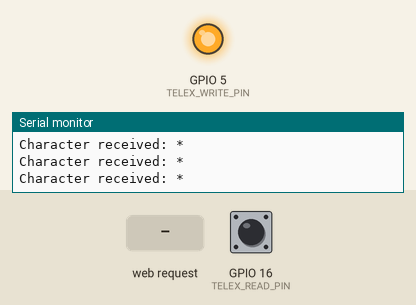
Bench run of a sketch on a simulated ESP8266 (NodeMCU). Shown: output pins drawn as LEDs (lit = HIGH), the last lines printed to the serial monitor. Dashed ring = blinking. The inputs (shaded band) are chosen by the test bench; at power-on: GPIO 16 (TELEX_READ_PIN) HIGH. WiFi joins after 1.5 s; servers stay silent unless stated; pins used as bus, display or sensor lines are not drawn.

Above: at 2.7 s.
2.8 s: HTTP request GET /msg?formAction=msg received
5.8 s: HTTP request GET /msg?formAction=pwr received
8.0 s: GPIO 16 (TELEX_READ_PIN) driven LOW
9.6 s: HTTP request GET /msg?formAction=echo received
11.1 s: GPIO 16 (TELEX_READ_PIN) driven HIGH
At 11.31 s:
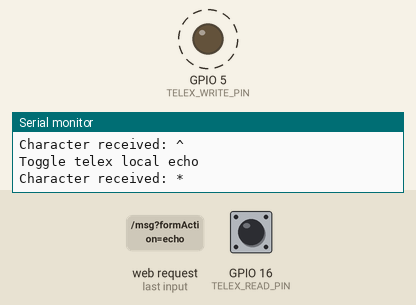
14.1 s: GPIO 16 (TELEX_READ_PIN) pulsed LOW 5 times (0.12 s each, 0.3 s apart)
At 14.62 s:
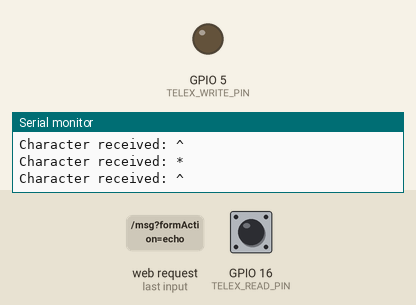
Timing chart, 0 to 18.1 s (numbered marks = the images above; inputs shaded):
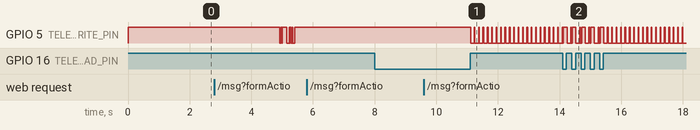

Measured:
- after the input at 11.1 s, GPIO 5 (TELEX_WRITE_PIN): alternates HIGH for 0.02 s and LOW for 0.12 s, starting at once

The sketch:

esp8266_telex.ino
```cpp
#include <ESP8266WiFi.h>
#include <ESP8266WebServer.h>
#include <settings.h>

// pin16 = d0 on node mcu
// pin5 = d1 on node mcu
// pin4 = d2 on node mcu
#define TELEX_POWER_PIN 4
#define TELEX_WRITE_PIN 5
#define TELEX_READ_PIN 16

#define BELL 0x0B
#define ALPHABET_1 0x1F
#define ALPHABET_2 0x1B

const uint8_t alphabet1[32]={'*','e',0x0A,'a',' ','s', 'i','u',0x0D,'d','r','j','n','f','c','k','t','z','l','w','h','y','p','q','o','b','g','~','m','x','v','^'};
const uint8_t alphabet2[32]={'*','3',0x0A,'-',' ','\'','8','7',0x0D,'$','4','%',',','!',':','(','5','+',')','2','#','6','0','1','9','?','&','~','.','/','=','^'};


uint8_t currentWriteAlphabet=0;
uint8_t currentReadAlphabet=0;

uint8_t telexPower=0;
unsigned long telexPowerTimeout;
uint8_t telexLocalEcho=0;

uint8_t telexSendString[80];

uint8_t baudotGetAlphabet(uint8_t *data)
{
  for (uint8_t zz=0;zz<32;zz++)
  {  // first search in current alphabet to prevent unnecesarry switching
     if (currentWriteAlphabet==1)
     {
       if (alphabet1[zz]==data[0])
         return 1;
       if (alphabet2[zz]==data[0])
         return 2;
     }
     else
     {
       if (alphabet2[zz]==data[0])
         return 2;
       if (alphabet1[zz]==data[0])
         return 1;
     }
  }
  return 0;
}

uint8_t baudotEncodeChar(uint8_t *data)
{
  // transform string so it is suitable to send to telex
  // function returns alphabet to be used
  uint8_t alphabet;

  // set to lowercase
  if ((data[0] >= 65)&&(data[0] <= 90))
    data[0]+=32;
  // replace all quote type to single quote (') character
  if ((data[0]=='"')||(data[0]=='`'))
    data[0]='\'';
  // replace '*','~','^' characters with '+'
  // '~' character is used to encode null, char/digit switch and digi/char switch
  if ((data[0]=='*')||(data[0]=='~')||(data[0]=='^'))
    data[0]='+';
  alphabet=baudotGetAlphabet(data);
  if (!alphabet) // character not in alphabet, so replace with '+' character
  {
    data[0]='+';
    alphabet=2;
  }

  for (uint8_t zz=0;zz<32;zz++)
  {
    if (alphabet==1)
    {
      if (alphabet1[zz]==data[0])
      {
      	data[0]=zz;
      	zz=32;
      }
    }
    else
    {
      if (alphabet2[zz]==data[0])
      {
        data[0]=zz;
        zz=32;
      }
    }
  }
  return alphabet;
}

uint8_t baudotDecodeChar(uint8_t data)
{
  if (data==0x1F)
    currentReadAlphabet=1;
  if (data==0x1B)
    currentReadAlphabet=2;
  if (currentReadAlphabet==2)
    return alphabet2[data];
  else // assume alphabet is 1 if alphabet is not set (0)
    return alphabet1[data];
}

/*
  // hardcoded character
  digitalWrite(TELEX_WRITE_PIN, LOW); // stopbit
  delay(20);
  digitalWrite(TELEX_WRITE_PIN, HIGH); //lsb
  delay(20);
  digitalWrite(TELEX_WRITE_PIN, HIGH);
  delay(20);
  digitalWrite(TELEX_WRITE_PIN, LOW);
  delay(20);
  digitalWrite(TELEX_WRITE_PIN, HIGH);
  delay(20);
  digitalWrite(TELEX_WRITE_PIN, HIGH); // msb
  delay(20);
  digitalWrite(TELEX_WRITE_PIN, HIGH); // startbit
  delay(100);
*/

void sendChar(uint8_t data)
{
  digitalWrite(TELEX_WRITE_PIN, LOW); // startbit
  delay(20);
  for (uint8_t zz=0;zz<5;zz++)
  {
    if (data&0x01)
      digitalWrite(TELEX_WRITE_PIN, HIGH);
    else
      digitalWrite(TELEX_WRITE_PIN, LOW);
    data>>=1;
    delay(20);

  }
  digitalWrite(TELEX_WRITE_PIN, HIGH); // stopbit
  delay(20);
}

uint8_t receiveChar(void)
{
  uint8_t data=0;

  delay(10); // wait until we are half way into the start bit
  if (telexLocalEcho)
     digitalWrite(TELEX_WRITE_PIN, LOW);
  delay(20);
  for (uint8_t zz=0;zz<5;zz++)
  {
    if (!digitalRead(TELEX_READ_PIN))
    {
      if (telexLocalEcho)
        digitalWrite(TELEX_WRITE_PIN, HIGH);
      data|=0x20;
    }
    else
    {
      if (telexLocalEcho)
        digitalWrite(TELEX_WRITE_PIN, LOW);
    }
    data>>=1;
    delay(20);
  }
   digitalWrite(TELEX_WRITE_PIN, HIGH);
   delay(11); // wait until we are finished with the last bit to avoid detecting false startbit

  telexPowerTimeout=millis();
  return data;
}

void sendAlphabetSwitch(uint8_t alphabet)
{
  if (alphabet==1)
    sendChar(ALPHABET_1);
  else
    sendChar(ALPHABET_2);
  delay(80);
}

void sendString(uint8_t *data)
{
  uint16_t zz=0;
  uint8_t alphabet=0;

  while(data[zz])
  {
    alphabet=baudotEncodeChar(data+zz);
    if (alphabet!=currentWriteAlphabet)
    {
      sendAlphabetSwitch(alphabet);
      currentWriteAlphabet=alphabet;
    }
    sendChar(data[zz]);
    zz++;
  }
}


// ******************* String form to sent to the client-browser ************************************

String preStr=
"Beste ...\n\r\n\r"
"Bla bla bla\n\r"
"bla bla!\n\r\n\r"
"Met vriendelijke groet,\n\r"
".....\n\r";

String form =
  "<p><center><form name='form' action='msg'><input type='hidden' name='formAction'>"
  "<p>Enter telex message<br>"
  "<input type='text' name='telexMsg' size=50><input type='button' value='Send' onclick='document.form.formAction.value=\"msg\";document.form.submit();'>"
  "</p>"
  "<p>Incomming message settings<br>"
  "<input type='button' value='Toggle power' onclick='document.form.formAction.value=\"pwr\";document.form.submit();'><br>"
  "<input type='button' value='Toggle local echo' onclick='document.form.formAction.value=\"echo\";document.form.submit();'><br>"
  "<input type='button' value='Preformatted text' onclick='document.form.formAction.value=\"preformatted\";document.form.submit();'><br>"
  "</p>"
  "</form>"
  "</center></p>";

ESP8266WebServer server(80);                             // HTTP server will listen at port 80

  // Restore special characters that are misformed to %char by the client browser
String htmlDecode(String &str)
{
  // str.replace("+", " ");
  str.replace("%20", " ");
  str.replace("%21", "!");
  str.replace("%22", "\"");
  str.replace("%23", "#");
  str.replace("%24", "$");
  str.replace("%25", "%");
  str.replace("%26", "&");
  str.replace("%27", "'");
  str.replace("%28", "(");
  str.replace("%29", ")");
  str.replace("%2A", "*");
  str.replace("%2B", "+");
  str.replace("%2C", ",");
  str.replace("%2D", "-");
  str.replace("%2E", ".");
  str.replace("%2F", "/");
  str.replace("%3A", ":");
  str.replace("%3B", ";");
  str.replace("%3C", "<");
  str.replace("%3D", "=");
  str.replace("%3E", ">");
  str.replace("%3F", "?");
  str.replace("%40", "@");
  str.replace("%5B", "[");
  str.replace("%5C", "\\");
  str.replace("%5D", "]");
  str.replace("%5E", "^");
  str.replace("%5F", "_");
  str.replace("%60", "`");
  str.replace("%7B", "{");
  str.replace("%7C", "|");
  str.replace("%7D", "}");
  str.replace("%7E", "~");
  return str;
}

void handle_msg()
{
  server.send(200, "text/html", form);    // Send same page so they can send another msg
  String formAction=server.arg("formAction");
  if (formAction=="msg")
  {
    String msg=server.arg("telexMsg");
    strcpy((char *)telexSendString,htmlDecode(msg).c_str());
    int len=strlen((char *)telexSendString);
    telexSendString[len++]='\r';
    telexSendString[len++]='\n';
    telexSendString[len++]=0;

    Serial.print("Send telex msg: ");
    Serial.print((char *)telexSendString);

    if (!telexPower)
    {
      Serial.println("Power up telex");
      digitalWrite(TELEX_POWER_PIN, HIGH); // power on
      Serial.println("Wait for motor to stabilise");
      delay(2000);
    }

    sendString(telexSendString);

    if (!telexPower)
    {
      delay(1000);
      digitalWrite(TELEX_POWER_PIN, LOW); // power off
      Serial.println("Power down telex");
    }
    telexPowerTimeout=millis();
  }
  else if (formAction=="pwr")
  {
    Serial.println("Toggle telex power");
    if (telexPower)
    {
      digitalWrite(TELEX_POWER_PIN, LOW); // power off
      telexPower=0;
    }
    else
    {
      digitalWrite(TELEX_POWER_PIN, HIGH); // power on
      telexPower=1;
      telexPowerTimeout=millis();
    }
  }
  else if (formAction=="echo")
  {
    Serial.println("Toggle telex local echo");
    telexLocalEcho=!telexLocalEcho;
  }
  else if (formAction=="preformatted")
  {
    if (!telexPower)
    {
      Serial.println("Power up telex");
      digitalWrite(TELEX_POWER_PIN, HIGH); // power on
      Serial.println("Wait for motor to stabilise");
      delay(2000);
    }

    sendString((uint8_t*)preStr.c_str());

    if (!telexPower)
    {
      delay(1000);
      digitalWrite(TELEX_POWER_PIN, LOW); // power off
      Serial.println("Power down telex");
    }
    telexPowerTimeout=millis();
  }
}


void setup()
{
//  ESP.wdtDisable();                               // used to debug, disable wachdog timer,
//  while((!Serial)&&(millis()<10000));
  Serial.begin(115200);                           // full speed to monitor
  Serial.println("Boot ready!");

  pinMode(TELEX_POWER_PIN, OUTPUT);
  pinMode(TELEX_WRITE_PIN, OUTPUT);
  pinMode(TELEX_READ_PIN, INPUT);
  digitalWrite(TELEX_WRITE_PIN, HIGH); // idle
  digitalWrite(TELEX_POWER_PIN, LOW); // idle

  WiFi.begin(SSID, PASS);                         // Connect to WiFi network
  while (WiFi.status() != WL_CONNECTED)
  {         					  // Wait for connection
    delay(500);
    Serial.print(".");
  }

  server.on("/", []() {
    server.send(200, "text/html", form);
  });
  server.on("/msg", handle_msg);                  // And as regular external functions:
  server.begin();                                 // Start the server

  Serial.print("SSID : ");                        // prints SSID in monitor
  Serial.println(SSID);                           // to monitor

  char result[16];
  sprintf(result, "%3d.%3d.%3d.%3d", WiFi.localIP()[0], WiFi.localIP()[1], WiFi.localIP()[2], WiFi.localIP()[3]);
  Serial.println();Serial.println(result);

  Serial.println("WebServer ready!   ");
  Serial.println(WiFi.localIP());                 // Serial monitor prints localIP

  telexPowerTimeout=millis();

}

uint8_t char_in=0;
void loop()
{
  server.handleClient();                        // checks for incoming messages
  delay(1);
  if (digitalRead(TELEX_READ_PIN)) // startbit detected
  {
    char_in=receiveChar();
    Serial.print("Character received: ");
    Serial.println(char(baudotDecodeChar(char_in)));
  }

  if ((char_in==0x0D)&&(currentReadAlphabet==2))
  {
    Serial.println("Soft power down received ... powering down telex");
    digitalWrite(TELEX_POWER_PIN, LOW); // power off
    telexPower=0;
    char_in=0;
  }

  if ((telexPower)&&((millis()-telexPowerTimeout)>30000))
  {
    Serial.println("Keyboard not used for 30 seconds ... powering down telex");
    digitalWrite(TELEX_POWER_PIN, LOW); // power off
    telexPower=0;
  }

}
```

settings.example.h
```cpp
#define SSID "<ssid>"                              // insert your SSID
#define PASS "<pwd>"                              // insert your password
```
